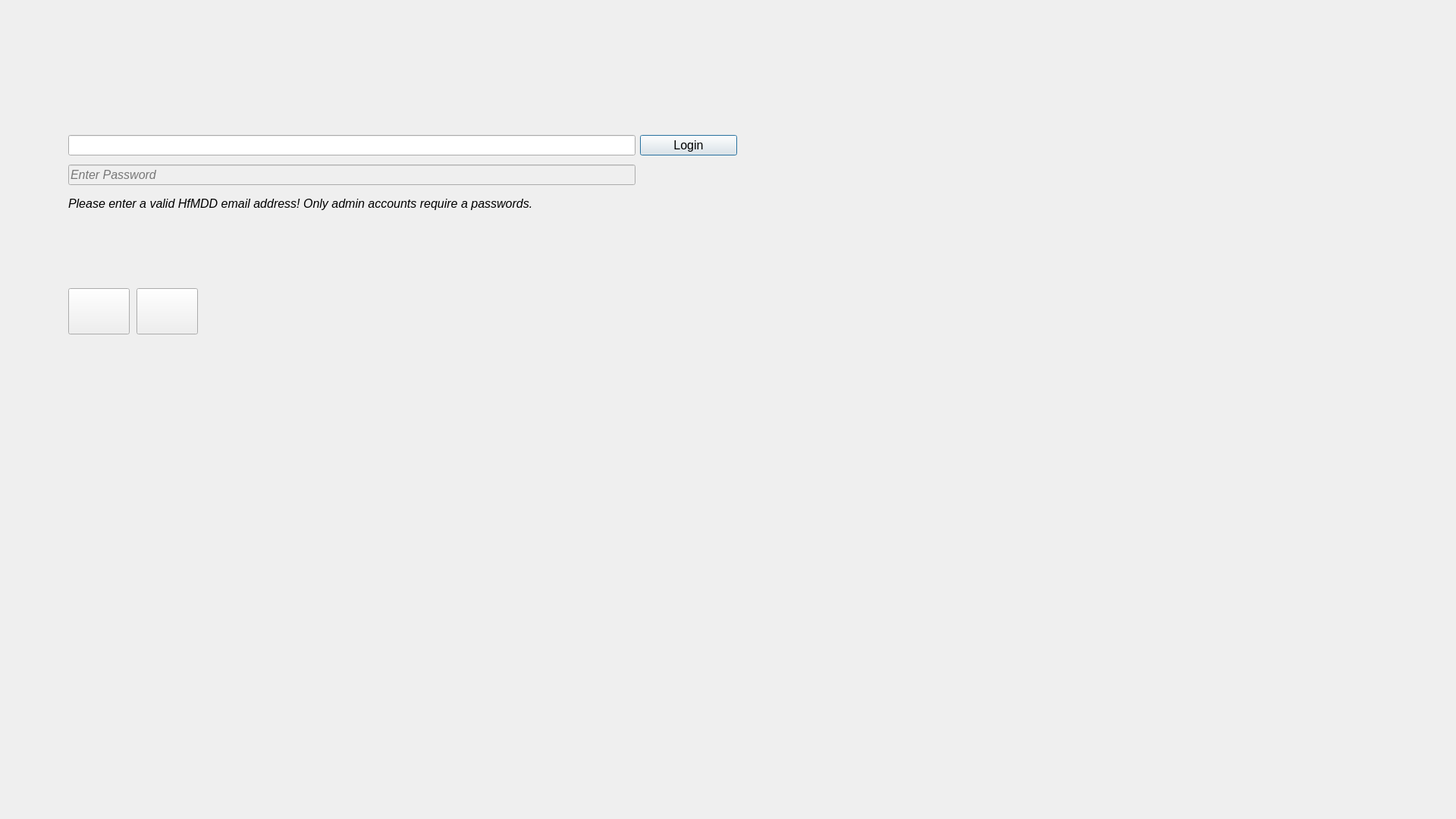
<?xml version="1.0" encoding="UTF-8"?>
<ui version="4.0">
 <class>LoginDialog</class>
 <widget class="QDialog" name="LoginDialog">
  <property name="geometry">
   <rect>
    <x>0</x>
    <y>0</y>
    <width>1920</width>
    <height>1080</height>
   </rect>
  </property>
  <property name="sizePolicy">
   <sizepolicy hsizetype="Expanding" vsizetype="Expanding">
    <horstretch>0</horstretch>
    <verstretch>0</verstretch>
   </sizepolicy>
  </property>
  <property name="minimumSize">
   <size>
    <width>1920</width>
    <height>1080</height>
   </size>
  </property>
  <property name="font">
   <font>
    <pointsize>12</pointsize>
   </font>
  </property>
  <widget class="QWidget" name="masterWidget" native="true">
   <property name="geometry">
    <rect>
     <x>20</x>
     <y>20</y>
     <width>1024</width>
     <height>481</height>
    </rect>
   </property>
   <widget class="QWidget" name="gridLayoutWidget">
    <property name="geometry">
     <rect>
      <x>70</x>
      <y>150</y>
      <width>882</width>
      <height>121</height>
     </rect>
    </property>
    <layout class="QGridLayout" name="gridLayout_2">
     <property name="verticalSpacing">
      <number>4</number>
     </property>
     <item row="0" column="0">
      <widget class="QLineEdit" name="mailAddressLineEdit">
       <property name="font">
        <font>
         <pointsize>12</pointsize>
         <italic>false</italic>
        </font>
       </property>
       <property name="placeholderText">
        <string/>
       </property>
      </widget>
     </item>
     <item row="2" column="0">
      <widget class="QLabel" name="reminderLabel">
       <property name="maximumSize">
        <size>
         <width>16777215</width>
         <height>24</height>
        </size>
       </property>
       <property name="font">
        <font>
         <pointsize>12</pointsize>
         <italic>true</italic>
        </font>
       </property>
       <property name="text">
        <string>Please enter a valid HfMDD email address! Only admin accounts require a passwords.</string>
       </property>
      </widget>
     </item>
     <item row="1" column="0">
      <widget class="QLineEdit" name="passwordLineEdit">
       <property name="enabled">
        <bool>false</bool>
       </property>
       <property name="font">
        <font>
         <pointsize>12</pointsize>
         <italic>true</italic>
        </font>
       </property>
       <property name="echoMode">
        <enum>QLineEdit::Password</enum>
       </property>
       <property name="placeholderText">
        <string>Enter Password</string>
       </property>
      </widget>
     </item>
     <item row="0" column="1">
      <widget class="QPushButton" name="manageBookingsButton">
       <property name="minimumSize">
        <size>
         <width>128</width>
         <height>0</height>
        </size>
       </property>
       <property name="text">
        <string>Login</string>
       </property>
      </widget>
     </item>
    </layout>
   </widget>
   <widget class="QPushButton" name="germanButton">
    <property name="geometry">
     <rect>
      <x>70</x>
      <y>360</y>
      <width>81</width>
      <height>61</height>
     </rect>
    </property>
    <property name="text">
     <string/>
    </property>
    <property name="icon">
     <iconset resource="login-dialog.qrc">
      <normaloff>:/icons/icons/DE.svg</normaloff>:/icons/icons/DE.svg</iconset>
    </property>
    <property name="iconSize">
     <size>
      <width>80</width>
      <height>80</height>
     </size>
    </property>
   </widget>
   <widget class="QPushButton" name="englishButton">
    <property name="geometry">
     <rect>
      <x>160</x>
      <y>360</y>
      <width>81</width>
      <height>61</height>
     </rect>
    </property>
    <property name="text">
     <string/>
    </property>
    <property name="icon">
     <iconset resource="login-dialog.qrc">
      <normaloff>:/icons/icons/GB.svg</normaloff>:/icons/icons/GB.svg</iconset>
    </property>
    <property name="iconSize">
     <size>
      <width>80</width>
      <height>80</height>
     </size>
    </property>
   </widget>
  </widget>
 </widget>
 <resources/>
 <connections/>
</ui>
